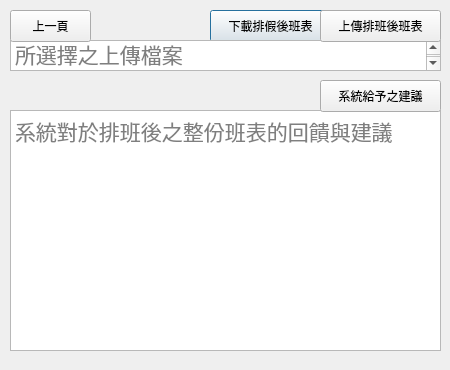
<?xml version="1.0" encoding="UTF-8"?>
<ui version="4.0">
 <class>Dialog</class>
 <widget class="QDialog" name="Dialog">
  <property name="geometry">
   <rect>
    <x>0</x>
    <y>0</y>
    <width>450</width>
    <height>370</height>
   </rect>
  </property>
  <property name="windowTitle">
   <string>Dialog</string>
  </property>
  <property name="layoutDirection">
   <enum>Qt::LeftToRight</enum>
  </property>
  <widget class="QPushButton" name="download_leave_btn">
   <property name="geometry">
    <rect>
     <x>210</x>
     <y>10</y>
     <width>121</width>
     <height>32</height>
    </rect>
   </property>
   <property name="text">
    <string>下載排假後班表</string>
   </property>
  </widget>
  <widget class="QTextEdit" name="show_path_text">
   <property name="geometry">
    <rect>
     <x>10</x>
     <y>40</y>
     <width>431</width>
     <height>31</height>
    </rect>
   </property>
   <property name="html">
    <string>&lt;!DOCTYPE HTML PUBLIC &quot;-//W3C//DTD HTML 4.0//EN&quot; &quot;http://www.w3.org/TR/REC-html40/strict.dtd&quot;&gt;
&lt;html&gt;&lt;head&gt;&lt;meta name=&quot;qrichtext&quot; content=&quot;1&quot; /&gt;&lt;style type=&quot;text/css&quot;&gt;
p, li { white-space: pre-wrap; }
&lt;/style&gt;&lt;/head&gt;&lt;body style=&quot; font-family:'.AppleSystemUIFont'; font-size:13pt; font-weight:400; font-style:normal;&quot;&gt;
&lt;p style=&quot; margin-top:0px; margin-bottom:0px; margin-left:0px; margin-right:0px; -qt-block-indent:0; text-indent:0px;&quot;&gt;&lt;span style=&quot; font-family:'Microsoft JhengHei'; font-size:16pt; color:#7f7f7f;&quot;&gt;所選擇之上傳檔案&lt;/span&gt;&lt;/p&gt;
&lt;p style=&quot;-qt-paragraph-type:empty; margin-top:0px; margin-bottom:0px; margin-left:0px; margin-right:0px; -qt-block-indent:0; text-indent:0px; font-family:'Microsoft JhengHei'; font-size:16pt; color:#7f7f7f;&quot;&gt;&lt;br /&gt;&lt;/p&gt;&lt;/body&gt;&lt;/html&gt;</string>
   </property>
  </widget>
  <widget class="QPushButton" name="upload_last_btn">
   <property name="geometry">
    <rect>
     <x>320</x>
     <y>10</y>
     <width>121</width>
     <height>32</height>
    </rect>
   </property>
   <property name="text">
    <string>上傳排班後班表</string>
   </property>
  </widget>
  <widget class="QPushButton" name="back_btn">
   <property name="geometry">
    <rect>
     <x>10</x>
     <y>10</y>
     <width>81</width>
     <height>32</height>
    </rect>
   </property>
   <property name="text">
    <string>上一頁</string>
   </property>
  </widget>
  <widget class="QTextEdit" name="show_advice_text">
   <property name="geometry">
    <rect>
     <x>10</x>
     <y>110</y>
     <width>431</width>
     <height>241</height>
    </rect>
   </property>
   <property name="html">
    <string>&lt;!DOCTYPE HTML PUBLIC &quot;-//W3C//DTD HTML 4.0//EN&quot; &quot;http://www.w3.org/TR/REC-html40/strict.dtd&quot;&gt;
&lt;html&gt;&lt;head&gt;&lt;meta name=&quot;qrichtext&quot; content=&quot;1&quot; /&gt;&lt;style type=&quot;text/css&quot;&gt;
p, li { white-space: pre-wrap; }
&lt;/style&gt;&lt;/head&gt;&lt;body style=&quot; font-family:'.AppleSystemUIFont'; font-size:13pt; font-weight:400; font-style:normal;&quot;&gt;
&lt;p style=&quot; margin-top:0px; margin-bottom:0px; margin-left:0px; margin-right:0px; -qt-block-indent:0; text-indent:0px;&quot;&gt;&lt;span style=&quot; font-family:'Microsoft JhengHei'; font-size:16pt; color:#7f7f7f;&quot;&gt;系統對於排班後之整份班表的回饋與建議&lt;/span&gt; &lt;/p&gt;&lt;/body&gt;&lt;/html&gt;</string>
   </property>
  </widget>
  <widget class="QPushButton" name="advice_btn">
   <property name="geometry">
    <rect>
     <x>320</x>
     <y>80</y>
     <width>121</width>
     <height>32</height>
    </rect>
   </property>
   <property name="text">
    <string>系統給予之建議</string>
   </property>
  </widget>
 </widget>
 <resources/>
 <connections/>
</ui>
